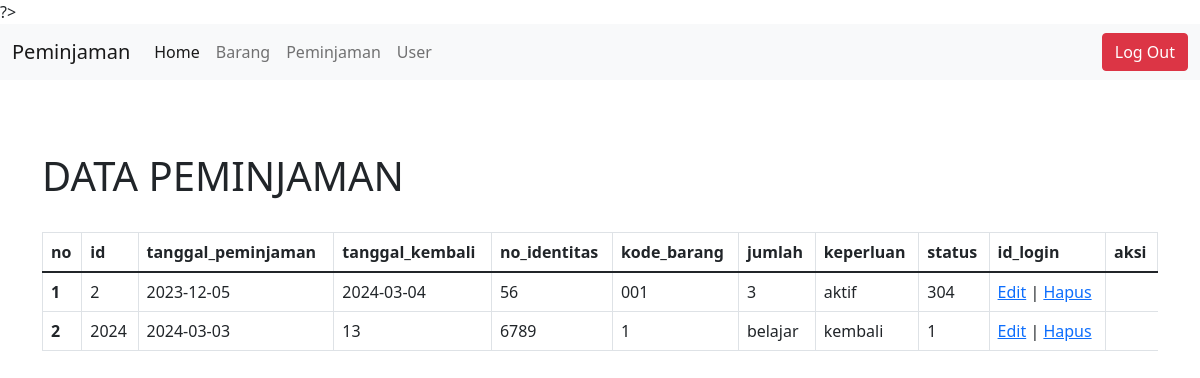
Screenshot of /peminjaman.php with the database file from the repository.
### tables this page shows
CREATE TABLE `peminjaman` (
  `id` int(11) NOT NULL,
  `tgl_peminjaman` varchar(11) NOT NULL,
  `tgl_kembali` varchar(11) NOT NULL,
  `no_identitas` int(11) NOT NULL,
  `kode_brg` varchar(15) NOT NULL,
  `jumlah` varchar(20) NOT NULL,
  `status` varchar(15) NOT NULL,
  `id_login` varchar(15) NOT NULL
);

### config.php (called while the page is built, shortened)
<?php
    $koneksi=mysqli_connect(DB_HOST, DB_USER, DB_PASS, DB_NAME) or die("Gagal terhubung dengan Database: " . mysqli_error($dbconnect));
    function tampildata($tablename)
    {
        global $koneksi;
        $hasil=mysqli_query($koneksi,"SELECT * FROM $tablename ");
        $rows=[];
        while($row = mysqli_fetch_assoc($hasil))
        {
            $rows[] = $row;
        }
        return $rows;
    }
?>

### peminjaman.php (the view, shortened to what this page needs)
<?php
require_once("config.php");
$tampil = tampildata('peminjaman');
$nomor=0;
?>
<!doctype html>
<html lang="en">
  <head>
    <link href="https://cdn.jsdelivr.net/npm/bootstrap@5.1.3/dist/css/bootstrap.min.css" rel="stylesheet">
  </head>
  <body>
  <nav class="navbar navbar-expand-lg navbar-light bg-light">
  <div class="container-fluid">
    <a class="navbar-brand" href="#">Peminjaman</a>
    <div class="collapse navbar-collapse" id="navbarSupportedContent">
      <ul class="navbar-nav me-auto mb-2 mb-lg-0">
        <li class="nav-item">
          <a class="nav-link active" aria-current="page" href="home.php">Home</a>
        </li>
        <li class="nav-item">
          <a class="nav-link" href="barang.php">Barang</a>
        </li>
        <li class="nav-item">
        <a class="nav-link" href="peminjaman.php">Peminjaman</a>
        </li>
        <li class="nav-item">
        <a class="nav-link" href="user.php">User</a>
        </li>
      </ul>
      <a class="btn btn-danger" href="logout.php"role="button">Log Out</a>
    </div>
  </div>
</nav>
<br><br>
<div class="container">
    <br>
    <h1>DATA PEMINJAMAN </h1>
    <br>
     <table class="table table-bordered">
  <thead>
    <tr>
      <th scope="col">no</th>
      <th scope="col">id</th>
      <th scope="col">tanggal_peminjaman</th>
      <th scope="col">tanggal_kembali</th>
      <th scope="col">no_identitas</th>
      <th scope="col">kode_barang</th>
      <th scope="col">jumlah</th>
      <th scope="col">keperluan</th>
      <th scope="col">status</th>
      <th scope="col">id_login</th>
      <th scope="col">aksi</th>
    </tr>
  </thead>
  <tbody>
      <?php foreach($tampil as $data): ?>
        <?php $nomor++; ?>
    <tr>
      <th scope="row"><?php echo "$nomor"; ?></th>
      <td><?php echo"$data[id]";?></td>
      <td><?php echo"$data[tgl_peminjaman]";?></td>
      <td><?php echo"$data[tgl_kembali]";?></td>
      <td><?php echo"$data[no_identitas]";?></td>
      <td><?php echo"$data[kode_brg]";?></td>
      <td><?php echo"$data[jumlah]";?></td>
      <td><?php echo"$data[status]";?></td>
      <td><?php echo"$data[id_login]";?></td>
      <td><?php echo"<a href='edit_peminjaman.php?id=$data[id]'>Edit</a> |
          <a href='javascript:hapusData(".$data['id'].")'>Hapus</a>"; ?> </td>
    </tr>
    <?php endforeach; ?>
  </tbody>
</table>
    </div>
  </body>
</html>

### rows the page displays
peminjaman: id "2", tgl_peminjaman "2023-12-05", tgl_kembali "2024-03-04", no_identitas "56", kode_brg "001", jumlah "3", status "aktif", id_login "304"
peminjaman: id "2024", tgl_peminjaman "2024-03-03", tgl_kembali "13", no_identitas "6789", kode_brg "1", jumlah "belajar", status "kembali", id_login "1"
